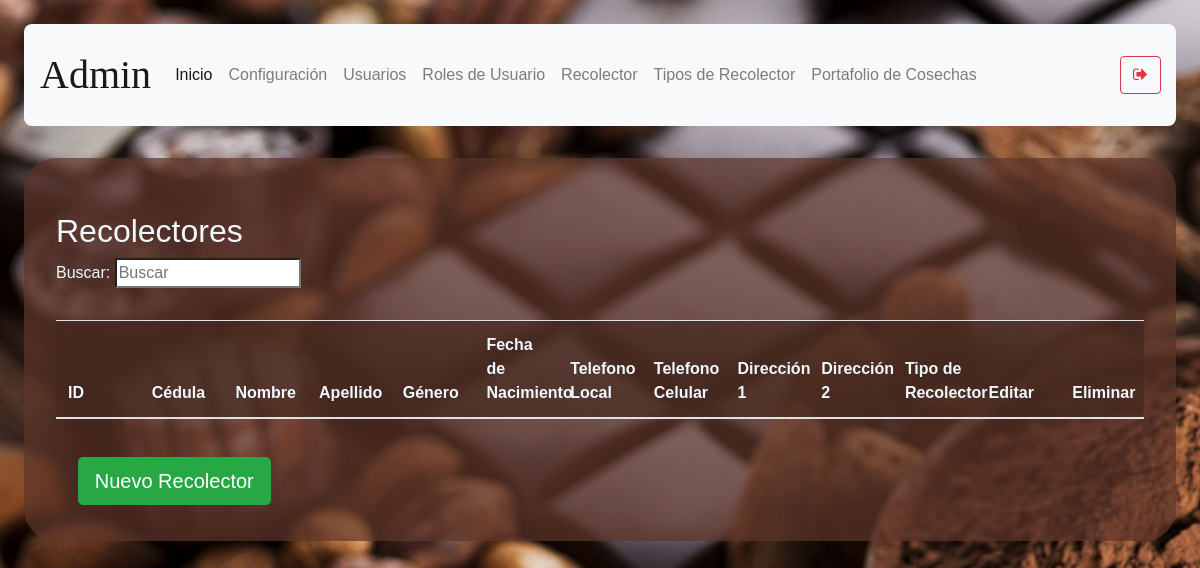
Before: /productor-data (signed in) with the older database file.
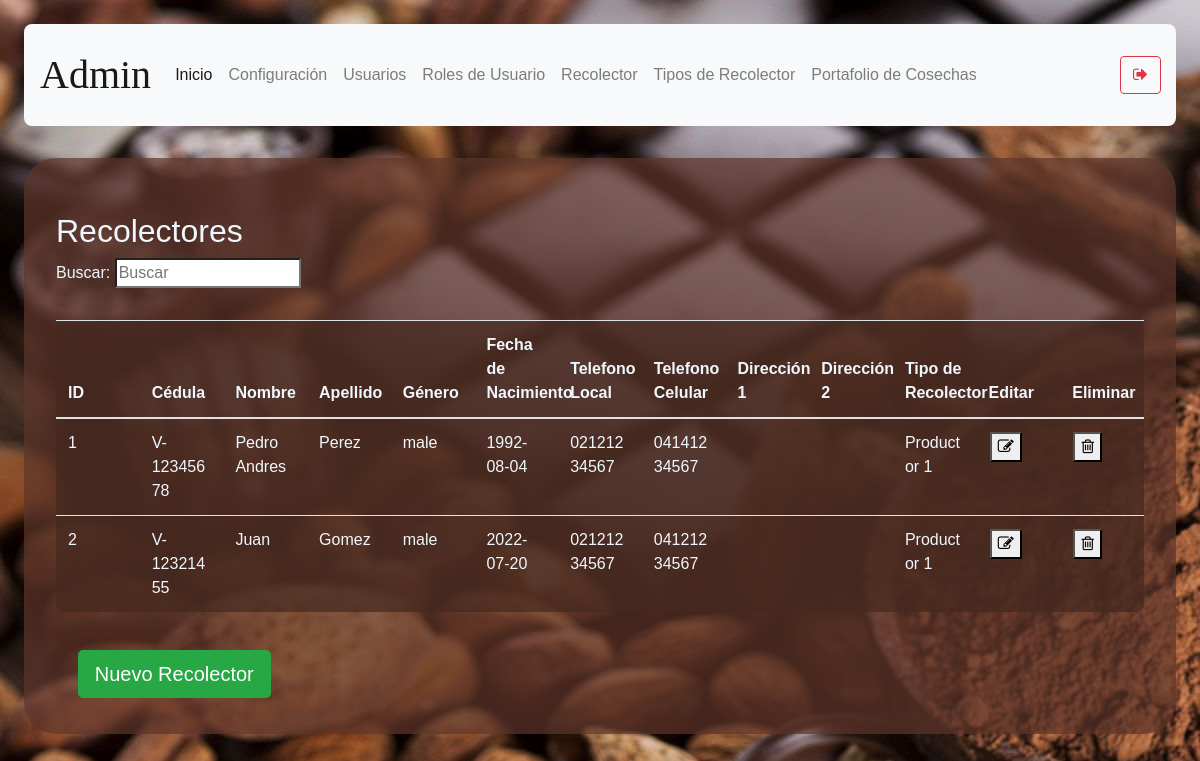
After: the same page with the newer database file.
### models/productor.py (models this page shows, shortened)
class Productor(db.Model) :
    __tablename__ = "productor"
    id = db.Column(db.Integer, primary_key = True)
    cedula = db.Column(db.String(100), nullable = False, unique=True)
    name = db.Column(db.String(100), nullable = False)
    last_name = db.Column(db.String(100), nullable = False)
    gender = db.Column(db.String(10), nullable = False)
    date_of_birth = db.Column(db.String(10), nullable = False)
    local_phone = db.Column(db.String(20), nullable = True)
    movil_phone = db.Column(db.String(20), nullable = True)
    address_1 = db.Column(db.String(150), nullable = True)
    address_2 = db.Column(db.String(150), nullable = True)
    productor_type_id = db.Column(db.Integer, db.ForeignKey('productor_type.id'))

### models/productor_type.py (models this page shows, shortened)
class Productor_type(db.Model):
    __tablename__ = 'productor_type'
    id = db.Column(db.Integer, primary_key = True)
    description = db.Column(db.String(50), nullable = False)
    price_percentage = db.Column( db.Float, nullable = False )

### routes/productor.py (the view)
@productor_route.route('/productor-data')
def productor():
    if( not verify_permissions(session, User, allowed_rols) ):
        return redirect(url_for('auth.index'))
    productor_types = Productor_type.query.all()
    productors = Productor.query.all()
    if 'management-status' not in session:
        return render_template('productor-data.html', status="",\
            productor_types = productor_types, productors = productors)
    status = session['management-status']
    session.pop('management-status', None)
    return render_template('productor-data.html', status=status, \
            productor_types = productor_types, productors = productors)

### models/user.py (called while the page is built)
    def get_user_rol_by_username( self, username ):
        user_rol_id = User.query.filter_by(username = username).first().user_rol_id
        user_rol = User_rol.query.get(user_rol_id).description
        return user_rol

### utils/functions.py (called while the page is built)
def verify_permissions(session, User, allowed=['admin']):
    return 'username' in session and \
    ( allowed == 'all' or User.get_user_rol_by_username(User, session['username']) in allowed)

### templates/productor-data.html (shortened to what this page needs)
{% extends "base.html" %}
{% block content %}
<h2>Recolectores</h2>
<p>
    Buscar: <input id ="search-bar" onkeyup="searchEngine()" type="search" name="busqueda" placeholder="Buscar">
</p>
    <table class="table content-table fixed-table">
        <thead>
            <th>ID</th>
            <th>Cédula</th>
            <th>Nombre</th>
            <th>Apellido</th>
            <th>Género</th>
            <th>Fecha de Nacimiento</th>
            <th>Telefono Local</th>
            <th>Telefono Celular </th>
            <th>Dirección 1</th>
            <th>Dirección 2</th>
            <th>Tipo de Recolector</th>
            <th>Editar</th>
            <th>Eliminar</th>
        </thead>
        <tbody id="table-body-data">
        {% for productor in productors %}
        <tr>
            <td>{{ productor.id }}</td>
            <td>{{ productor.cedula }}</td>
            <td>{{ productor.name }}</td>
            <td>{{ productor.last_name }}</td>
            <td>{{ productor.gender }}</td>
            <td>{{ productor.date_of_birth }}</td>
            <td>{{ productor.local_phone }}</td>
            <td>{{ productor.movil_phone }}</td>
            <td>{{ productor.address_1 }}</td>
            <td>{{ productor.address_2 }}</td>
            {% for type in productor_types %}
            {% if type.id == productor.productor_type_id %}
            <td>{{ type.description }} </td>
            {% endif %}
            {% endfor %}
            <td><button onclick="window.location.href=`/productor-data/edit-productor/{{ productor.id }}`"><i class="fa fa-pencil-square-o" aria-hidden="true"></i></button></td>
            <td><button onclick='deleteConfirm( {{productor.id}}, "Productor" )'><i class="fa fa-trash-o" aria-hidden="true"></i></button></td>
        </tr>
        {% endfor %}
        </tbody>
    </table>
    <button type="submit" onclick="showForm()" class="btn btn-success btn-lg mb-1">Nuevo Recolector</button>
{% endblock %}

### templates/base.html (shortened to what this page needs)
<!DOCTYPE html>
<html>
<head>
    <link rel="stylesheet" href="https://cdn.jsdelivr.net/npm/bootstrap@4.0.0/dist/css/bootstrap.min.css">
     <link rel="stylesheet" href="https://cdnjs.cloudflare.com/ajax/libs/font-awesome/4.7.0/css/font-awesome.min.css">
     <link rel='stylesheet' type='text/css' media='screen'  href= "{{ url_for('static',filename='styles/main.css') }}">
</head>
<body>
    <nav class="navbar navbar-expand-lg navbar-light bg-light top">
        <a class="navbar-brand nav-user" href="#"> {{ session['username'] }}</a>
        <div class="collapse navbar-collapse" id="navbarSupportedContent">
          <ul class="navbar-nav mr-auto">
            <li class="nav-item active">
              <a class="nav-link" href="/">Inicio <span class="sr-only">(current)</span></a>
            </li>
            <li class="nav-item">
              <a class="nav-link" href="/user-settings">Configuración</a>
            </li>
            {% if session["rol"] == 'admin' %}
            <li class="nav-item">
                <a class="nav-link" href="/user-management">Usuarios</a>
            </li>
            <li class="nav-item">
                <a class="nav-link" href="/user-rol-management">Roles de Usuario</a>
            </li>
            <li class="nav-item">
                <a class="nav-link" href="/productor-data">Recolector</a>
            </li>
            <li class="nav-item">
                <a class="nav-link" href="/productor-type">Tipos de Recolector</a>
            </li>
            <li class="nav-item">
              <a class="nav-link" href="/harvest">Portafolio de Cosechas</a>
            </li>
                {% endif %}
          </ul>
          <form action="logout">
          <button class="btn btn-outline-danger my-2 my-sm-0">
              <i class="fa fa-sign-out" aria-hidden="true"></i>
            </button>
          </form>
        </div>
      </nav>
    <section class="content">
        {% block content %}
        {% endblock %}
    </section>
</body>
</html>

### static/styles/main.css (style rules this page uses)
body { background-color:aliceblue; background-image: url("../media/2316549.jpg"); margin: 2%; font-family: 'Gill Sans', 'Gill Sans MT', Calibri, 'Trebuchet MS', sans-serif; }
button { margin: 2%; }
h1, h2 { margin-top: 2%; }
section.content { background-color: rgba(95, 54, 42, 0.7); padding: 2em; color:aliceblue; margin-top: 2em; border-radius: 2em; }
.content-table { background-color: rgba(69, 40, 31, 0.7); padding: 2em; color:aliceblue; margin-top: 2em; border-radius: .5em; }
nav.top { padding: 1em; border-radius: 0.5em; }
.nav-user { text-transform: capitalize; text-align: center; font-family: cursive; font-size: 2.5em; }
table { width:100%; table-layout:fixed; }
td { word-wrap:break-word; }

Changed rows visible on the page:
added Productor: id "1", cedula "V-12345678", name "Pedro Andres", last_name "Perez", gender "male", date_of_birth "1992-08-04", local_phone "02121234567", movil_phone "04141234567"
now on this page (row unchanged): Productor_type: description "Productor 1"
added Productor: id "2", cedula "V-12321455", name "Juan", last_name "Gomez", gender "male", date_of_birth "2022-07-20", local_phone "02121234567", movil_phone "04121234567"
